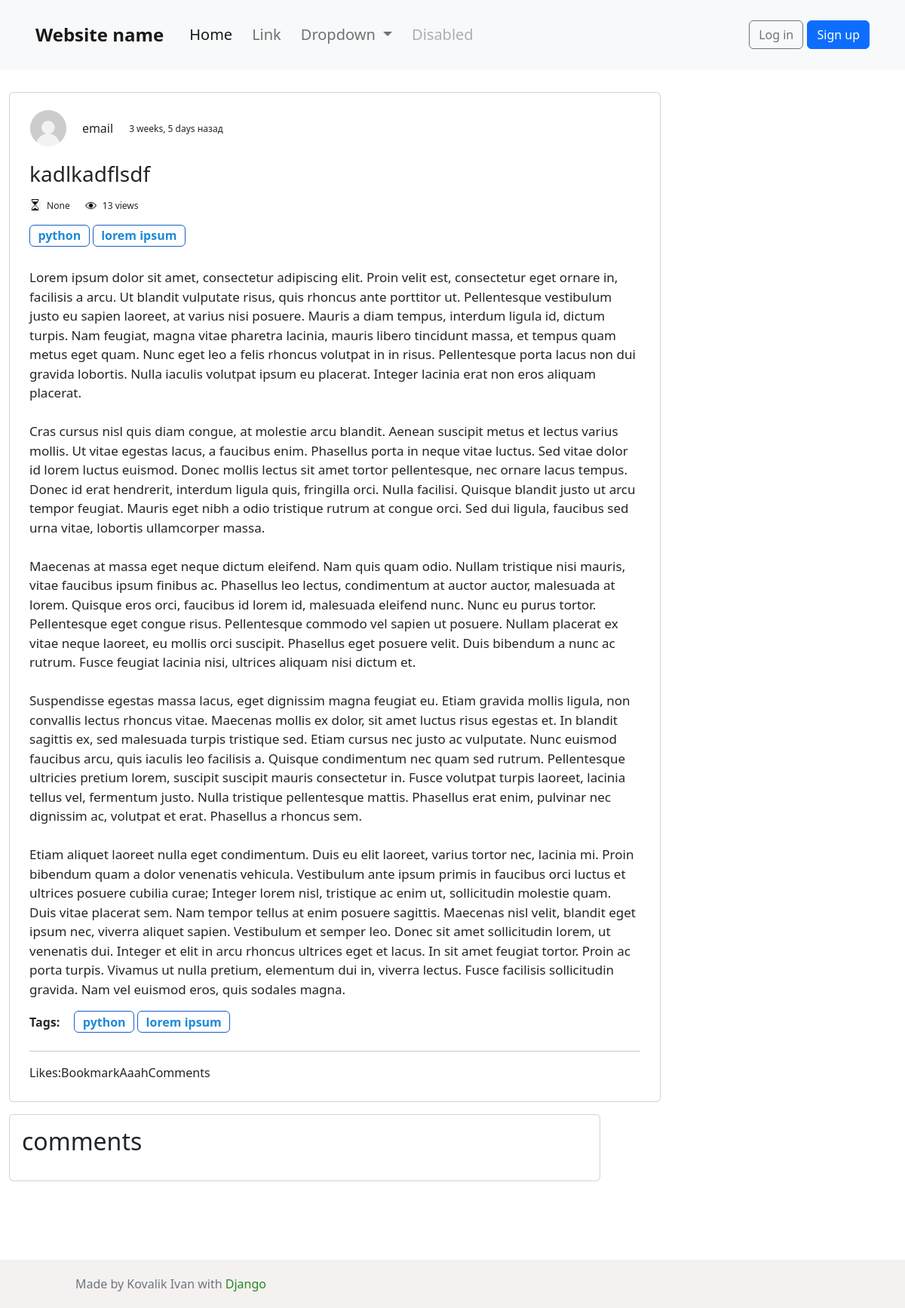
/articles/1/, run on the app's committed database.
### pages/models.py (models this page shows, shortened)
class Article(Model):
    author = ForeignKey(AUTH_USER_MODEL, models.DO_NOTHING)
    name = CharField(max_length=1000, blank=False)
    text = TextField(max_length=25000)
    logo_image = ImageField(upload_to='static/article-images', blank=True)
    reading_time = PositiveIntegerField()
    views = PositiveIntegerField(default=0)
    likes = PositiveIntegerField(default=0)
    date_changed = DateTimeField(auto_now=True)
    date_article_created = DateTimeField(auto_now_add=True)
    tags = TaggableManager()
    class Meta:
        ordering = ['-article_order', '-pub_time']
        verbose_name = _('article')
        verbose_name_plural = verbose_name
        get_latest_by = 'id'
    def save(self, *args, **kwargs):
        super().save(*args, **kwargs)

### accounts/models.py (models this page shows, shortened)
class CustomUser(AbstractUser):
    avatar = ImageField(upload_to='static/user-avatars', default='static/user-avatars/def_avatar.jpg')

### pages/views.py (the view, shortened to what this page needs)
# urls.py: path("articles/<int:id>/", ExactArticlePageView.as_view(), name='article-page'),
class ExactArticlePageView(CreateView):
    template_name = 'pages/exact-article-page.html'
    def get(self, request, *args, **kwargs):
        context = {
            'article': Article.objects.get(id=kwargs['id']),
        }
        article = Article.objects.get(id=kwargs['id'])
        article.views += 1
        article.save()
        return render(request, self.template_name, context)

### templates/pages/exact-article-page.html (shortened to what this page needs)
{% extends '_base.html' %}
{% load crispy_forms_filters %}
{% load static %}
{% block content %}
    <article style="margin-top: 30px;">
        <div class="card" style="width: 54rem; padding: 10px;">
            <div class="card-img-top" style="margin-top: 13px; align-content: center; display:flex;">
                <img src="{% static 'user-avatars/def_avatar.jpg' %}" alt="avatar" height="48" width="48"
                     style="margin-left: 2%">
                <p style="margin-left: 2.5%; margin-top: 12px;">
                    {{ article.author.username }}
                </p>
                <p style="margin-left: 2.5%; margin-top: 16px; font-size: 12px;">
                    {{ article.date_article_created|timesince }} назад
                </p>
            </div>
            <div class="card-body">
                <h3 class="card-title" style="margin-bottom: 2%;">
                    {{ article.name }}
                </h3>
                <div style="font-size: 12px; display:flex;">
                    <img src="{% static 'images/clock_icon.png' %}" height="15px" width="15px" alt="">
                    <p style="margin-left: 1%;">
                        {{ article.reading_time }}
                    </p>
                    <img src="{% static 'images/views_icon.webp' %}" height="15px" width="15px" alt=""
                         style="margin-left: 20px; margin-top: 1px;">
                    <p style="margin-left: 1%;">
                        {{ article.views }} views
                    </p>
                </div>
                {% for tag in article.tags.all %}
                    <a href="../by-tag/{{ tag.slug }}" class="badge badge-primary"
                       style="margin-bottom: 1%; font-size: 16px; color:#1f8ad5; text-decoration: unset;
                                  border: 1px solid #175fc9; :hover{color:#143cd2;}">
                        {{ tag.name|lower }}
                    </a>
                {% endfor %}
                <p class="card-text" style="font-size: 17px; margin-top: 20px;">
                    {{ article.text|linebreaksbr }}
                </p>
                <span style="">
                    <span style="font-weight: bold; margin-right: 15px;">Tags: </span>
                    {% for tag in article.tags.all %}
                        <a href="../by-tag/{{ tag.slug }}" class="badge badge-primary"
                           style="margin-bottom: 1%; font-size: 16px; color:#1f8ad5; text-decoration: unset;
                                  border: 1px solid #175fc9; :hover{color:#143cd2;}">
                        {{ tag.name|lower }}
                    </a>
                    {% endfor %}
                </span>
                <hr>
                <div style="display:flex;">
                    <div>Likes:</div>
                    <div>Bookmark</div>
                    <div>Aaah</div>
                    <div>Comments</div>
                </div>
            </div>
        </div>
        <div class="col-md-8 card mb-4  mt-3 ">
            <div class="card-body">
                {% with comments.count as total_comments %}
                    <h2>{{ total_comments }} comments</h2>
                {% endwith %}
            </div>
        </div>
    </article>
{% endblock content %}

### static/css/base.css (style rules this page uses)
html { position: relative; min-height: 100%; font-size: 14px; }
@media (min-width: 768px) { html { font-size: 16px; } }
body { margin-bottom: 60px; }

### data on the page
Article: author.username "email", date_article_created "3 weeks, 5 days", name "kadlkadflsdf", reading_time "None", views "13", text "Lorem ipsum dolor sit amet, consectetur adipiscing elit. Proin velit est, consectetur eget ornare in, facilisis a arcu. Ut blandit vulputate risus, quis rhoncus ante porttitor ut. Pellentesque vestibulum justo eu sapien laoreet, at varius nisi posuere. Mauris a diam tempus, interdum ligula id, dictum turpis. Nam feugiat, magna vitae pharetra lacinia, mauris libero tincidunt massa, et tempus quam metus eget quam. Nunc eget leo a felis rhoncus volutpat in in risus. Pellentesque porta lacus non dui gravida lobortis. Nulla iaculis volutpat ipsum eu placerat. Integer lacinia erat non eros aliquam placerat. Cras cursus nisl quis diam congue, at molestie arcu blandit. Aenean suscipit metus et…"
Tag: name "python"
Tag: name "lorem ipsum"
